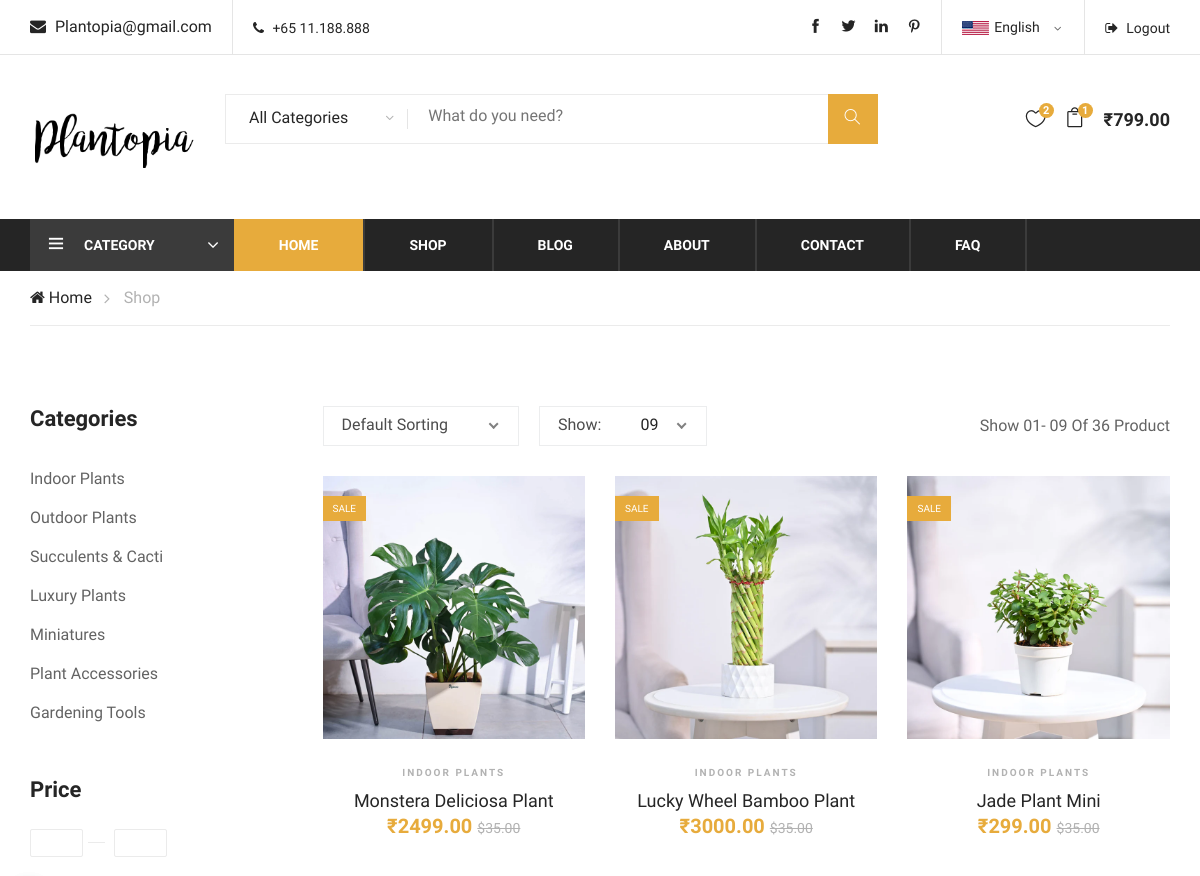
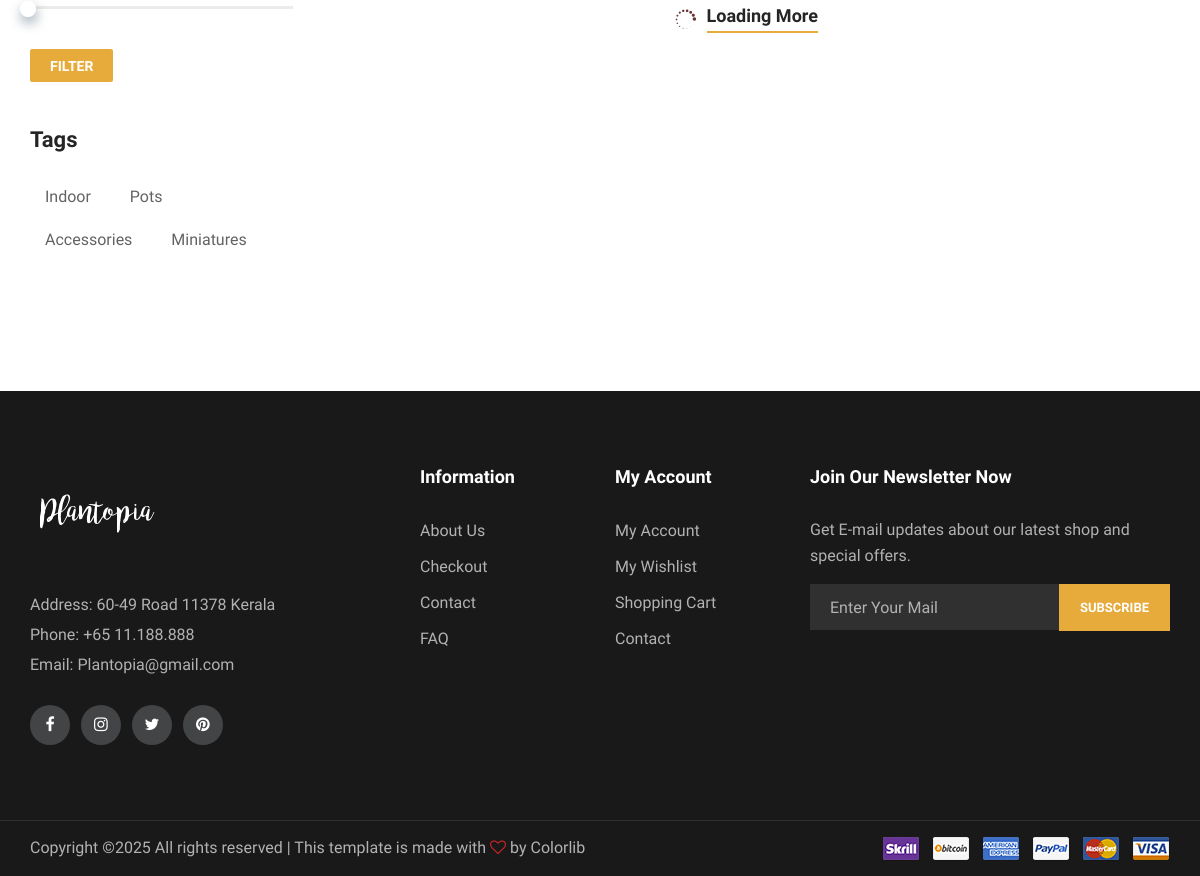
Page /indoor/ (signed in) on the committed database (2 pictures, top to bottom).
### ecomapp/models.py (models this page shows, shortened)
class Product(models.Model):
	category=models.ForeignKey(Category,on_delete=models.CASCADE,related_name="products")
	name=models.CharField(max_length=100)
	scientific_name=models.CharField(max_length=50)
	soil=models.CharField(max_length=100)
	height=models.DecimalField(max_digits=5,decimal_places=2)
	weight=models.DecimalField(max_digits=5,decimal_places=2)
	about_plant=models.CharField(max_length=100)
	description=models.TextField(blank=True)
	price=models.DecimalField(max_digits=10,decimal_places=2)
	created_date=models.DateTimeField(auto_now_add=True)
	in_stock=models.BooleanField(default=True)

class Productimage(models.Model):
	product=models.ForeignKey(Product,on_delete=models.CASCADE,related_name="images")
	image=models.ImageField(upload_to="Product_img/",blank=True)
	class Meta:
		verbose_name_plural = 'Product Images'

class Category(models.Model):
	name=models.CharField(max_length=20)
	class Meta:
		verbose_name = 'Category'
		verbose_name_plural = 'Categories'
	def __str__(self):
		return self.name

### ecomapp/views.py (the view)
# urls.py: path("indoor/",views.indoorplant,name="indoor"),
def indoorplant(request,):
	indoor_plants=Product.objects.filter(category=1)
	productimages=Productimage.objects.all()
	context={"indoor_plants":indoor_plants,
	"productimages":productimages
	}
	return render(request,"indoor.html",context)

### ecomapp/context_processors.py (called while the page is built)
def cart_items(request):
	cart=getcart(request)
	cart_items=cart.items.all()
	total_amount=sum(items.product.price*items.quantity for items in cart_items)
	coupon_id=request.session.get("coupon_id")
	discount=0
	if coupon_id:
		coupon=get_object_or_404(Coupon,id=coupon_id)
		discount=(coupon.discount)
		total_amount-=discount
	else:
		total_amount=sum(item.product.price * item.quantity for item in cart_items)
	context={"cart":cart,"cart_items":cart_items,"total_amount":total_amount,"discount":discount}
	return {"cart_items":cart_items,"total_amount":total_amount,"discount":discount}

def cart_length(request):
	if request.user.is_authenticated:
		try:
			cart = Cart.objects.get(user=request.user)
			cart_length = cart.items.count()  # Count the number of items in the cart
		except Cart.DoesNotExist:
			cart_length = 0
	else:
		cart_length = 0
	return {'cart_length': cart_length}

def wishlist_length(request):
	if request.user.is_authenticated:
		wishlist_items=Whishlist.objects.filter(user=request.user).select_related("product")
		wishlist_length = wishlist_items.count()  # Count the number of items in the cart
	else:
		wishlist_items=[]
		wishlist_length = 0 # Count the number of items in the cart
	return {'wishlist_length':wishlist_length,"wishlist_items":wishlist_items}

### ecomapp/views.py (called while the page is built)
def getcart(request):
	if not request.session.session_key:
		request.session.create()  # Create a new session if it doesn't exist
	if request.user.is_authenticated:
		cart, created = Cart.objects.get_or_create(user=request.user)
	else:
		session_id = request.session.session_key
		cart, created = Cart.objects.get_or_create(session_id=session_id)
	return cart

### templates/indoor.html (shortened to what this page needs)
{% extends "base.html" %}
{% load static %}
{% block content %}
    <div class="breacrumb-section">
        <div class="container">
            <div class="row">
                <div class="col-lg-12">
                    <div class="breadcrumb-text">
                        <a href="{% url 'index' %}"><i class="fa fa-home"></i> Home</a>
                        <span>Shop</span>
                    </div>
                </div>
            </div>
        </div>
    </div>
    <section class="product-shop spad">
        <div class="container">
            <div class="row">
                <div class="col-lg-3 col-md-6 col-sm-8 order-2 order-lg-1 produts-sidebar-filter">
                    <div class="filter-widget">
                        <h4 class="fw-title">Categories</h4>
                        <ul class="filter-catagories">
                            <li><a href="{% url 'indoor' %}">Indoor Plants</a></li>
                            <li><a href="{% url 'outdoor' %}">Outdoor Plants</a></li>
                            <li><a href="{% url 'succi' %}">Succulents & Cacti</a></li>
                            <li><a href="#">Luxury Plants</a></li>
                            <li><a href="#">Miniatures</a></li>
                            <li><a href="#">Plant Accessories</a></li>
                            <li><a href="#">Gardening Tools</a></li>
                        </ul>
                    </div>
                    <div class="filter-widget">
                        <h4 class="fw-title">Price</h4>
                        <div class="filter-range-wrap">
                            <div class="range-slider">
                                <div class="price-input">
                                    <input type="text" id="minamount">
                                    <input type="text" id="maxamount">
                                </div>
                            </div>
                            <div class="price-range ui-slider ui-corner-all ui-slider-horizontal ui-widget ui-widget-content"
                                data-min="33" data-max="98">
                                <span tabindex="0" class="ui-slider-handle ui-corner-all ui-state-default"></span>
                            </div>
                        </div>
                        <a href="#" class="filter-btn">Filter</a>
                    </div>
                    <div class="filter-widget">
                        <h4 class="fw-title">Tags</h4>
                        <div class="fw-tags">
                           <a href="#">Indoor</a>
                            <a href="#">Pots</a>
                            <a href="#">Accessories</a>
                            <a href="#">Miniatures</a>
                        </div>
                    </div>
                </div>
                <div class="col-lg-9 order-1 order-lg-2">
                    <div class="product-show-option">
                        <div class="row">
                            <div class="col-lg-7 col-md-7">
                                <div class="select-option">
                                </div>
                            </div>
                            <div class="col-lg-5 col-md-5 text-right">
                                <p>Show 01- 09 Of 36 Product</p>
                            </div>
                        </div>
                    </div>
                    <div class="product-list">
                        <div class="row">
                        	{% for i in indoor_plants %}
                            <div class="col-lg-4 col-sm-6">
                                <div class="product-item">
                                    <div class="pi-pic">
                                        <img src="{{i.images.first.image.url}}" alt="">
                                        <div class="sale pp-sale">Sale</div>
                                    </div>
                                    <div class="pi-text">
                                        <div class="catagory-name">{{i.category}}</div>
                                        <a href="{% url 'product' i.id %}">
                                            <h5>{{i.name}}</h5>
                                        </a>
                                        <div class="product-price">
                                            ₹{{i.price}}
                                            <span>$35.00</span>
                                        </div>
                                    </div>
                                </div>
                            </div>
                            {% endfor %}
                        </div>
                    </div>
                    <div class="loading-more">
                        <i class="icon_loading"></i>
                        <a href="#">
                            Loading More
                        </a>
                    </div>
                </div>
            </div>
        </div>
    </section>
{% endblock %}

### static/css/style.css (style rules this page uses)
html, body { height: 100%; font-family: "Muli", sans-serif; -webkit-font-smoothing: antialiased; font-smoothing: antialiased; }
h1, h2, h3, h4, h5, h6 { margin: 0; color: #111111; font-weight: 400; font-family: "Muli", sans-serif; }
h4 { font-size: 24px; }
h5 { font-size: 18px; }
p { font-size: 16px; font-family: "Muli", sans-serif; color: #636363; font-weight: 400; line-height: 26px; margin: 0 0 15px 0; }
img { max-width: 100%; }
ul, ol { padding: 0; margin: 0; }
.spad { padding-top: 100px; padding-bottom: 100px; }
.product-item { margin-bottom: 26px; }
.product-item .pi-pic { overflow: hidden; position: relative; }
.product-item .pi-pic img { min-width: 100%; }
.product-item .pi-pic .sale { color: #ffffff; font-size: 10px; background: #76BC42; position: absolute; left: 0; top: 20px; padding: 5px 10px; text-transform: uppercase; }
.product-item .pi-pic .sale.pp-sale { background: #e7ab3c; }
.product-item .pi-text { text-align: center; padding-top: 26px; }
.product-item .pi-text .catagory-name { font-size: 10px; color: #b2b2b2; font-weight: 700; letter-spacing: 2px; text-transform: uppercase; margin-bottom: 10px; }
.product-item .pi-text a { display: block; }
.product-item .pi-text a h5 { color: #252525; }
.product-item .pi-text .product-price { color: #e7ab3c; font-size: 20px; font-weight: 700; }
.product-item .pi-text .product-price span { font-size: 14px; font-weight: 400; color: #b2b2b2; text-decoration: line-through; }
.breadcrumb-text { border-bottom: 1px solid #ebebeb; padding: 15px 0; }
.breadcrumb-text a { display: inline-block; font-size: 16px; color: #252525; margin-right: 28px; position: relative; }
.breadcrumb-text a:after { position: absolute; right: -18px; top: 0px; content: ""; font-family: "FontAwesome"; font-size: 16px; color: #b2b2b2; }
.breadcrumb-text span { display: inline-block; color: #b2b2b2; }
.product-shop { padding-top: 80px; padding-bottom: 80px; }
.filter-widget { margin-bottom: 45px; }
.filter-widget .fw-title { color: #252525; font-size: 22px; font-weight: 700; margin-bottom: 26px; }
.filter-widget .filter-catagories li { list-style: none; }
.filter-widget .filter-catagories li a { display: inline-block; color: #636363; font-size: 16px; line-height: 39px; }
.filter-widget .filter-range-wrap { margin-bottom: 40px; }
.filter-widget .filter-range-wrap .range-slider { margin-bottom: 25px; }
.filter-widget .filter-range-wrap .range-slider .price-input { position: relative; }
.filter-widget .filter-range-wrap .range-slider .price-input:after { position: absolute; left: 58px; top: 13px; height: 1px; width: 17px; background: #ebebeb; content: ""; }
.filter-widget .filter-range-wrap .range-slider .price-input input { font-size: 16px; color: #252525; max-width: 20%; text-align: center; border: 1px solid #ebebeb; border-radius: 2px; }
.filter-widget .filter-range-wrap .range-slider .price-input input:nth-child(1) { margin-right: 28px; }
.filter-widget .filter-range-wrap .price-range { border-radius: 0; }
.filter-widget .filter-range-wrap .price-range.ui-widget-content { border: none; background: #ebebeb; height: 3px; }
.filter-widget .filter-range-wrap .price-range.ui-widget-content .ui-slider-handle { height: 16px; width: 16px; border-radius: 50%; background: #ffffff; border: none; -webkit-box-shadow: 1px 6px 14px -4px #425c6d; box-shadow: 1px 6px 14px -4px #425c6d; outline: none; }
.filter-widget .filter-btn { font-size: 14px; color: #ffffff; font-weight: 700; background: #e7ab3c; padding: 7px 20px 5px; border-radius: 2px; display: inline-block; text-transform: uppercase; }
.filter-widget .fw-tags a { display: inline-block; font-size: 16px; color: #636363; padding: 5px 15px; border: 1px soli d #ebebeb; margin-right: 5px; margin-bottom: 9px; border-radius: 2px; }
.product-show-option { margin-bottom: 30px; }
.product-show-option .select-option { display: -webkit-box; display: -ms-flexbox; display: flex; }
.product-show-option p { margin-bottom: 0; color: #636363; line-height: 39px; }
.loading-more { text-align: center; padding-top: 10px; }
.loading-more i { font-size: 22px; color: #663333; margin-right: 6px; position: relative; top: 7px; }
.loading-more a { font-size: 18px; font-weight: 700; color: #252525; position: relative; display: inline-block; }
.loading-more a:before { position: absolute; left: 0; bottom: -4px; width: 100%; height: 2px; background: #e7ab3c; content: ""; }
@media only screen and (min-width: 1200px) { .container { max-width: 1170px; } }

### rows in the picture
Product: images.first.image (picture), category "INDOOR PLANTS", name "Monstera Deliciosa Plant", price "2499.00"
Product: images.first.image (picture), category "INDOOR PLANTS", name "Lucky Wheel Bamboo Plant", price "3000.00"
Product: images.first.image (picture), category "INDOOR PLANTS", name "Jade Plant Mini", price "299.00"

### other values in the picture
{{ wishlist_length }} "2"
{{ cart_length }} "1"
{{ total_amount }} "799.00"
